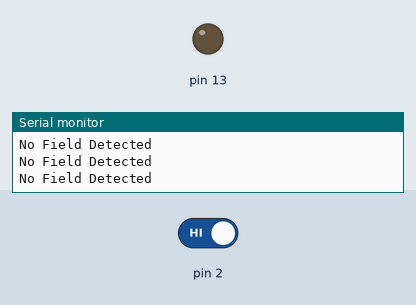
Simulated run of this sketch. Board: Arduino Uno, built with avr-gcc and run on an emulated ATmega328P. Parts: output pins drawn as LEDs (lit = HIGH), the last lines printed to the serial monitor. Inputs (shaded band) come from the test bench; at power-on: pin 2 HIGH.

Above: at 1.8 s.
1.9 s: pin 2 driven LOW
At 3.2 s:
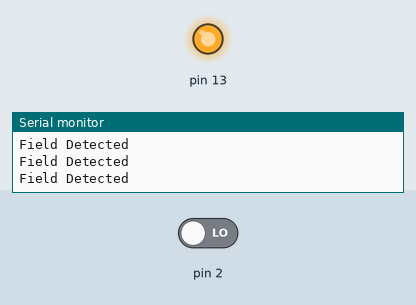
3.5 s: pin 2 driven HIGH
At 4.5 s:
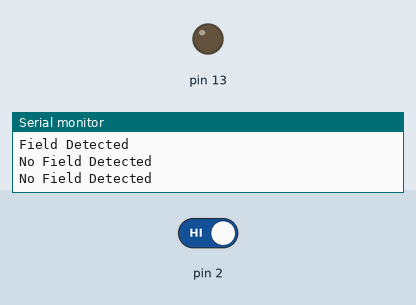
Timing chart, 0 to 6.5 s (numbered marks = the images above; inputs shaded):
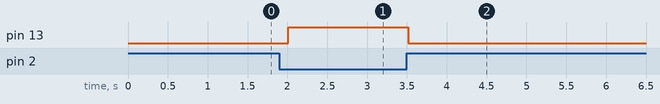

The sketch:

_55140.ino
```cpp
/* Basic program for use with 55140 Hall Effect Sensor, 3 wire digital switch
 *  by: Mark Keranen
 *
 * This program switches the status of Pin 13 LED depending on status of Hall Effect switch.
 *
 * Components Needed:
 *  - Arduino UNO
 *  - 56 ohm resistor
 *
 * Pinout description:
 * 55140 Pins:
 *  -Vdd to 5V
 *  -Vo to Pin 2, pulled up to Vdd via 56 ohm resistor (resistance calculated using equation supplied by datasheet)
 *  -GND to GND
 *
 */


//Function: Checks for prescence of magnetic field, outputs status to Serial Monitor & turns on Pin 13 LED when a field is detected
bool prescenceOfMagField;
void magFieldStatus(void){
  prescenceOfMagField = digitalRead(2);
  digitalWrite(13, !prescenceOfMagField);
  if (prescenceOfMagField == 0){
    Serial.println("Field Detected");
    //Put the code that you want to execute when field is detected here
  }
  else{
    Serial.println("No Field Detected");
    //Put the code that you want to execute when no field is detected here
  }
}

//Setup Pinmodes, serial monitor
void setup() {

  pinMode(13, OUTPUT);
  pinMode(2, INPUT);
  Serial.begin(9600);
  Serial.println("Initialization complete, checking for magnetic field...\n");

}

//Check continuously for prescence of magnetic field
void loop() {

  magFieldStatus();
  delay(500);   //Adjust this for faster or slower refresh rates

  }
```

Measured:
- after the input at 1.9 s, pin 13: LOW → HIGH after 0.11 s
- after the input at 3.5 s, pin 13: HIGH → LOW at once
